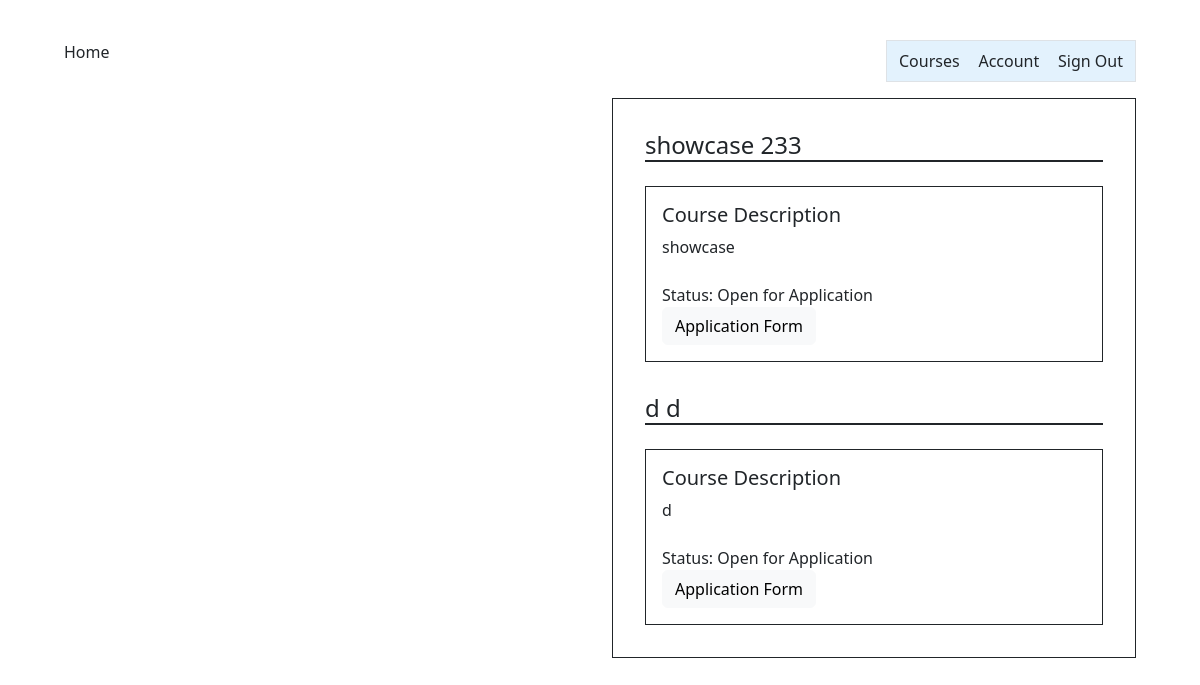
Page /instructor_summary/ on the earlier database version.
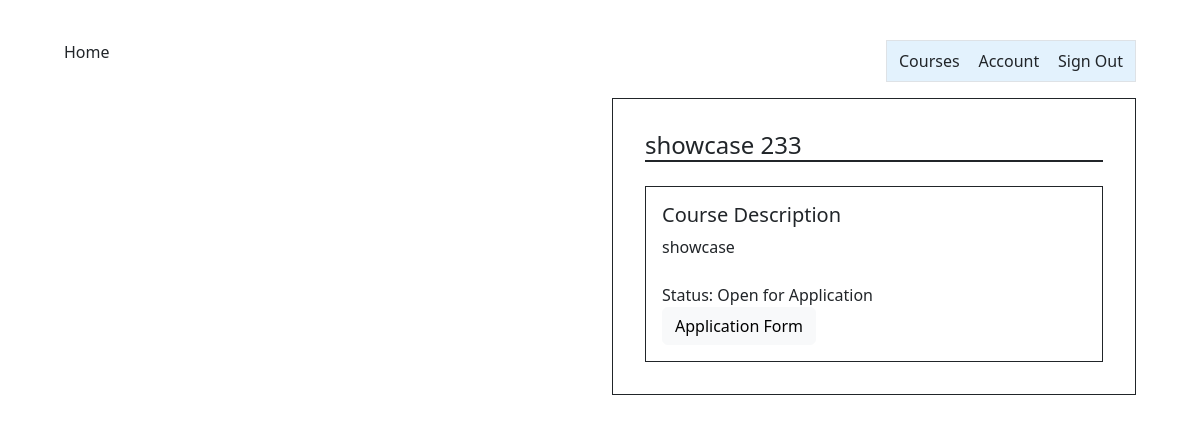
Same page on the later database version.
### InstructorAddCourse/models.py (models this page shows)
class InstructorAddCourse(models.Model):
	course_name = models.CharField(max_length=255)
	course_number = models.CharField(max_length=255)
	course_instructor = models.CharField(max_length=255)
	course_description = models.CharField(max_length=800)
	total_time_commitment = models.DecimalField(max_digits=2, decimal_places=0, validators=[MinValueValidator(0)], default=0)
	has_discussion = models.CharField(choices=[('yes', 'Yes'),('no', 'No')], max_length=50, default='')
	num_ta_needed = models.DecimalField(max_digits=2, decimal_places=0, validators=[MinValueValidator(0)], default=0)
	graded_meeting = models.CharField(choices=[('yes', 'Yes'),('no', 'No')], max_length=50, default='')
	office_hours = models.DecimalField(max_digits=2, decimal_places=0, validators=[MinValueValidator(0)], default=0)
	other_info = models.CharField(max_length=800, default=None)

### instructorSummary/views.py (the view)
# urls.py: path('instructor_summary/', instructor_summary_view),
def instructor_summary_view(response):
    course_objects = InstructorAddCourse.objects.all()
    context = {'course_objects': course_objects}
    return render(response, "instructorSummary.html", context)

### templates/instructorSummary.html (shortened to what this page needs)
<!DOCTYPE html>
{% extends 'appbase.html' %} {% block content %} {% load static %}
<html>
    <head>
        <link rel="stylesheet" href="{% static 'application.css' %}" />
    </head>
        <body>
            <div class="container-fluid">
                <div class="row">
                    <div class="col offset-sm-6">
                        <div class="border border-1 border-dark p-3">
                            {% for course in course_objects %}
                            <div class="p-3">
                            <h4 class="border-bottom border-2 border-dark">{{ course.course_name }}&nbsp;{{ course.course_number}}</h4>
                            <div class="border border-1 border-dark p-3 mt-4">
                                <h5>Course Description</h5>
                                <div>{{ course.course_description }}</div>
                                <div class="mt-4">Status: Open for Application</div>
                                <button class="btn btn-light">Application Form</button>
                            </div>
                            </div>
                            {% endfor %}
                        </div>
                    </div>
                </div>
            </div>
        </body>
</html>
{% endblock %}

Differences in the rows shown:
removed InstructorAddCourse: course_name "d", course_number "d", course_description "d"
